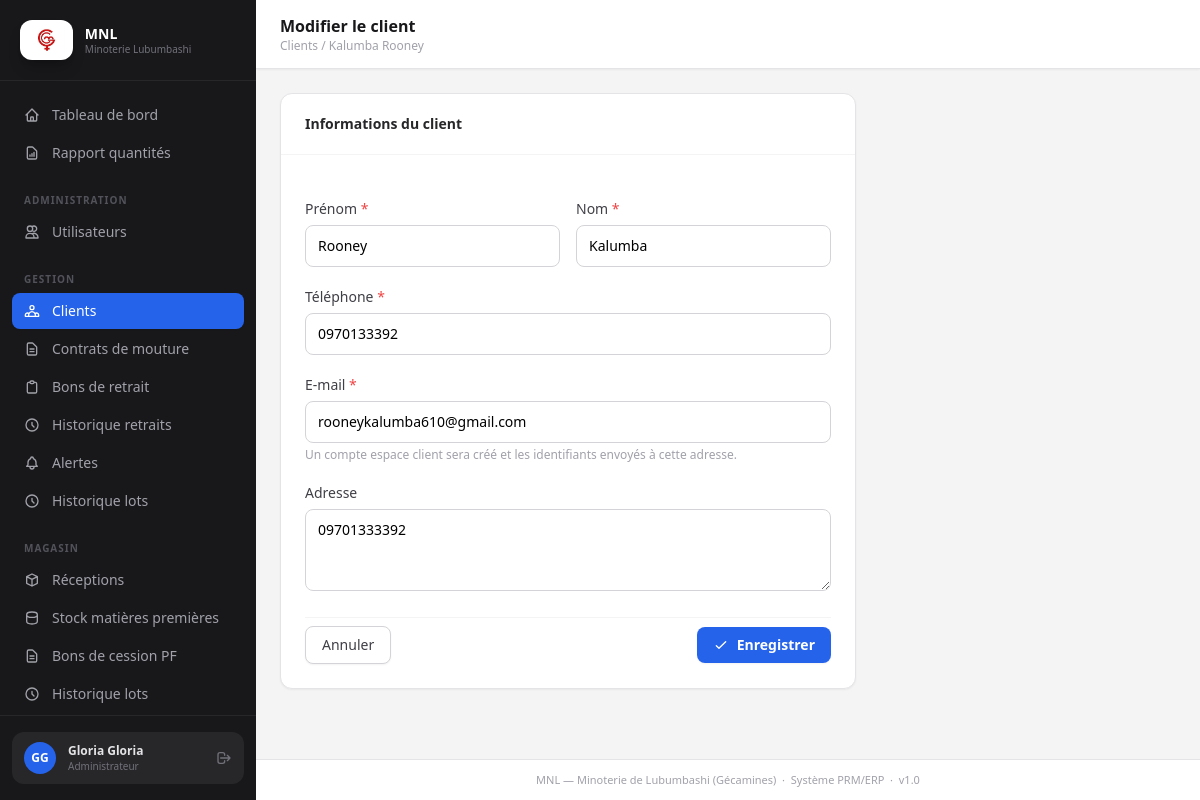
Screenshot of /clients/1/edit/ (signed in) with the database file from the repository.
### accounts/models.py (models this page shows, shortened)
class Utilisateur(AbstractUser):
    ROLES = [
        ('ADMIN',       'Administrateur'),
        ('COMPTABLE',   'Comptable'),
        ('MAGASINIER',  'Magasinier'),
        ('LABORANTIN',  'Laborantin'),
        ('MEUNIER',     'Meunier'),
        ('CLIENT',      'Client'),
    ]
    username   = None
    email      = models.EmailField(unique=True)
    nom        = models.CharField(max_length=100)
    prenom     = models.CharField(max_length=100)
    telephone  = models.CharField(max_length=20, blank=True)
    role       = models.CharField(max_length=20, choices=ROLES)
    actif      = models.BooleanField(default=True)
    profil_client = models.OneToOneField(
        'clients.Client', on_delete=models.SET_NULL,
        null=True, blank=True, related_name='compte_utilisateur',
        help_text="Fiche client liée (rôle Client uniquement)",
    )
    USERNAME_FIELD  = 'email'
    REQUIRED_FIELDS = ['nom', 'prenom', 'role']
    objects = UtilisateurManager()
    class Meta:
        verbose_name = 'Utilisateur'
        verbose_name_plural = 'Utilisateurs'
        ordering = ['nom', 'prenom']

### clients/models.py (models this page shows)
class Client(models.Model):
    nom                  = models.CharField(max_length=100)
    prenom               = models.CharField(max_length=100)
    telephone            = models.CharField(max_length=20)
    adresse              = models.TextField(blank=True)
    email                = models.EmailField(blank=True)
    date_enregistrement  = models.DateField(auto_now_add=True)
    enregistre_par       = models.ForeignKey(
        Utilisateur, on_delete=models.SET_NULL,
        null=True, related_name='clients_enregistres'
    )
    class Meta:
        verbose_name = 'Client'
        ordering    = ['nom', 'prenom']
    def __str__(self):
        return f"{self.nom} {self.prenom}"

### clients/views.py (the view, shortened to what this page needs)
# urls.py: path('<int:pk>/edit/', views.ModifierClientView.as_view(), name='edit'),
class ModifierClientView(ComptableRequiredMixin, UpdateView):
    model = Client
    form_class = ClientForm
    template_name = 'clients/form.html'
    success_url = reverse_lazy('clients:list')

### clients/forms.py (shortened to what this page needs)
class ClientForm(forms.ModelForm):
    class Meta:
        model = Client
        fields = ['nom', 'prenom', 'telephone', 'adresse', 'email']
        widgets = {
            'adresse': forms.Textarea(attrs={'rows': 3}),
            'email': forms.EmailInput(attrs={'placeholder': 'jean@example.com'}),
        }
    def __init__(self, *args, **kwargs):
        super().__init__(*args, **kwargs)
        self.fields['email'].required = True
        self.fields['email'].help_text = (
            "Un compte espace client sera créé automatiquement et les identifiants "
            "seront envoyés à cette adresse."
        )

### clients/views.py (called while the page is built)
    def dispatch(self, request, *args, **kwargs):
        if not request.user.is_authenticated or request.user.role not in ('ADMIN', 'COMPTABLE'):
            messages.error(request, "Accès non autorisé.")
            return redirect('core:dashboard')
        return super().dispatch(request, *args, **kwargs)

### core/context_processors.py (called while the page is built)
def alertes(request):
    if not request.user.is_authenticated:
        return {'alerte_count': 0, 'client_notification_count': 0}
    if request.user.role == 'CLIENT' and request.user.profil_client_id:
        count = NotificationClient.objects.filter(
            client=request.user.profil_client, lu=False,
        ).count()
        return {'alerte_count': count, 'client_notification_count': count}
    count = Alerte.objects.filter(destinataire=request.user, lu=False).count()
    return {'alerte_count': count, 'client_notification_count': 0}

### templates/clients/form.html (shortened to what this page needs)
{% extends 'base.html' %}
{% block page_title %}{% if object %}Modifier le client{% else %}Nouveau client{% endif %}{% endblock %}
{% block breadcrumb %}
<p class="text-xs text-zinc-400"><a href="{% url 'clients:list' %}" class="hover:text-zinc-700">Clients</a> / {% if object %}{{ object }}{% else %}Nouveau{% endif %}</p>
{% endblock %}
{% block content %}
<div class="max-w-xl">
  <div class="card overflow-hidden">
    <div class="px-6 py-5 border-b border-zinc-100">
      <h2 class="text-sm font-semibold text-zinc-800">Informations du client</h2>
    </div>
    <form method="post" class="px-6 py-6 space-y-5">
      <div class="grid grid-cols-2 gap-4">
        <div>
          <label class="form-label" for="{{ form.prenom.id_for_label }}">Prénom <span class="text-red-500">*</span></label>
          <input type="text" name="prenom" id="{{ form.prenom.id_for_label }}" value="{{ form.prenom.value|default:'' }}"
            class="form-input {% if form.prenom.errors %}border-red-400{% endif %}" placeholder="Jean">
        </div>
        <div>
          <label class="form-label" for="{{ form.nom.id_for_label }}">Nom <span class="text-red-500">*</span></label>
          <input type="text" name="nom" id="{{ form.nom.id_for_label }}" value="{{ form.nom.value|default:'' }}"
            class="form-input {% if form.nom.errors %}border-red-400{% endif %}" placeholder="Mutombo">
        </div>
      </div>
      <div>
        <label class="form-label" for="{{ form.telephone.id_for_label }}">Téléphone <span class="text-red-500">*</span></label>
        <input type="tel" name="telephone" id="{{ form.telephone.id_for_label }}" value="{{ form.telephone.value|default:'' }}"
          class="form-input {% if form.telephone.errors %}border-red-400{% endif %}" placeholder="+243 81 234 5678">
      </div>
      <div>
        <label class="form-label" for="{{ form.email.id_for_label }}">E-mail <span class="text-red-500">*</span></label>
        <input type="email" name="email" id="{{ form.email.id_for_label }}" value="{{ form.email.value|default:'' }}"
          class="form-input {% if form.email.errors %}border-red-400{% endif %}" placeholder="jean@example.com" required>
        <p class="text-xs text-zinc-400 mt-1">Un compte espace client sera créé et les identifiants envoyés à cette adresse.</p>
      </div>
      <div>
        <label class="form-label" for="{{ form.adresse.id_for_label }}">Adresse</label>
        <textarea name="adresse" id="{{ form.adresse.id_for_label }}" rows="3"
          class="form-input" placeholder="Adresse complète…">{{ form.adresse.value|default:'' }}</textarea>
      </div>
      <div class="flex items-center justify-between pt-2 border-t border-zinc-100">
        <a href="{% url 'clients:list' %}" class="btn-secondary">Annuler</a>
        <button type="submit" class="btn-primary">
          <svg class="w-4 h-4" fill="none" viewBox="0 0 24 24" stroke="currentColor" stroke-width="2">
            <path stroke-linecap="round" stroke-linejoin="round" d="M5 13l4 4L19 7"/>
          </svg>
          {% if object %}Enregistrer{% else %}Créer le client{% endif %}
        </button>
      </div>
    </form>
  </div>
</div>
{% endblock %}

### templates/base.html (shortened to what this page needs)
<!DOCTYPE html>
<html lang="fr" class="h-full">
<head>
  {% load static %}
  <script src="https://cdn.tailwindcss.com"></script>
</head>
<body class="h-full flex bg-zinc-100">
<aside class="w-64 shrink-0 flex flex-col bg-zinc-900 h-screen sticky top-0">
  <div class="flex items-center gap-3 px-5 py-5 border-b border-zinc-800">
    <div class="h-10 px-2 rounded-xl bg-white flex items-center justify-center shrink-0 shadow-lg shadow-black/20">
      <img src="{% static 'images/logo-mnl.png' %}" alt="Logo MNL — Gécamines" class="h-7 w-auto object-contain">
    </div>
    <div>
      <p class="text-sm font-bold text-white leading-tight">MNL</p>
      <p class="text-[10px] text-zinc-500 leading-tight">Minoterie Lubumbashi</p>
    </div>
  </div>
  <nav class="flex-1 px-3 py-4 overflow-y-auto space-y-0.5">
    {% with path=request.path %}
    <a href="{% url 'core:dashboard' %}" class="nav-link {% if '/dashboard/' in path %}active{% endif %}">
      <svg class="w-4 h-4 shrink-0" fill="none" viewBox="0 0 24 24" stroke="currentColor" stroke-width="2">
        <path stroke-linecap="round" stroke-linejoin="round" d="M3 12l2-2m0 0l7-7 7 7M5 10v10a1 1 0 001 1h3m10-11l2 2m-2-2v10a1 1 0 01-1 1h-3m-6 0a1 1 0 001-1v-4a1 1 0 011-1h2a1 1 0 011 1v4a1 1 0 001 1m-6 0h6"/>
      </svg>
      Tableau de bord
    </a>
    {% if user.role in 'ADMIN,COMPTABLE' %}
    <a href="{% url 'core:rapport' %}" class="nav-link {% if '/rapport/' in path %}active{% endif %}">
      <svg class="w-4 h-4 shrink-0" fill="none" viewBox="0 0 24 24" stroke="currentColor" stroke-width="2">
        <path stroke-linecap="round" stroke-linejoin="round" d="M9 17v-2m3 2v-4m3 4v-6m2 10H7a2 2 0 01-2-2V5a2 2 0 012-2h5.586a1 1 0 01.707.293l5.414 5.414a1 1 0 01.293.707V19a2 2 0 01-2 2z"/>
      </svg>
      Rapport quantités
    </a>
    {% endif %}
    {% if user.role == 'ADMIN' %}
    <p class="nav-section">Administration</p>
    <a href="{% url 'accounts:users_list' %}" class="nav-link {% if '/accounts/users' in path %}active{% endif %}">
      <svg class="w-4 h-4 shrink-0" fill="none" viewBox="0 0 24 24" stroke="currentColor" stroke-width="2">
        <path stroke-linecap="round" stroke-linejoin="round" d="M12 4.354a4 4 0 110 5.292M15 21H3v-1a6 6 0 0112 0v1zm0 0h6v-1a6 6 0 00-9-5.197M13 7a4 4 0 11-8 0 4 4 0 018 0z"/>
      </svg>
      Utilisateurs
    </a>
    {% endif %}
    {% if user.role in 'ADMIN,COMPTABLE' %}
    <p class="nav-section">Gestion</p>
    <a href="{% url 'clients:list' %}" class="nav-link {% if '/clients/' in path %}active{% endif %}">
      Clients
    </a>
    <a href="{% url 'contrats:list' %}" class="nav-link {% if '/contrats/' in path %}active{% endif %}">
      <svg class="w-4 h-4 shrink-0" fill="none" viewBox="0 0 24 24" stroke="currentColor" stroke-width="2">
        <path stroke-linecap="round" stroke-linejoin="round" d="M9 12h6m-6 4h6m2 5H7a2 2 0 01-2-2V5a2 2 0 012-2h5.586a1 1 0 01.707.293l5.414 5.414a1 1 0 01.293.707V19a2 2 0 01-2 2z"/>
      </svg>
      Contrats de mouture
    </a>
    <a href="{% url 'facturation:bons_list' %}" class="nav-link {% if '/facturation/bons' in path %}active{% endif %}">
      <svg class="w-4 h-4 shrink-0" fill="none" viewBox="0 0 24 24" stroke="currentColor" stroke-width="2">
        <path stroke-linecap="round" stroke-linejoin="round" d="M9 5H7a2 2 0 00-2 2v12a2 2 0 002 2h10a2 2 0 002-2V7a2 2 0 00-2-2h-2M9 5a2 2 0 002 2h2a2 2 0 002-2M9 5a2 2 0 012-2h2a2 2 0 012 2"/>
      </svg>
      Bons de retrait
    </a>
    <a href="{% url 'facturation:mes_retraits' %}" class="nav-link {% if '/facturation/mes-retraits' in path %}active{% endif %}">
      <svg class="w-4 h-4 shrink-0" fill="none" viewBox="0 0 24 24" stroke="currentColor" stroke-width="2">
        <path stroke-linecap="round" stroke-linejoin="round" d="M12 8v4l3 3m6-3a9 9 0 11-18 0 9 9 0 0118 0z"/>
      </svg>
      Historique retraits
    </a>
    <a href="{% url 'facturation:alertes' %}" class="nav-link {% if '/facturation/alertes' in path %}active{% endif %}">
      Alertes
    </a>
    <a href="{% url 'production:lots_list' %}" class="nav-link {% if '/production/lots' in path %}active{% endif %}">
      <svg class="w-4 h-4 shrink-0" fill="none" viewBox="0 0 24 24" stroke="currentColor" stroke-width="2">
        <path stroke-linecap="round" stroke-linejoin="round" d="M12 8v4l3 3m6-3a9 9 0 11-18 0 9 9 0 0118 0z"/>
      </svg>
      Historique lots
    </a>
    {% endif %}
    {% if user.role in 'ADMIN,MAGASINIER' %}
    <p class="nav-section">Magasin</p>
    <a href="{% url 'magasin:receptions_list' %}" class="nav-link {% if '/magasin/receptions' in path %}active{% endif %}">
      <svg class="w-4 h-4 shrink-0" fill="none" viewBox="0 0 24 24" stroke="currentColor" stroke-width="2">
        <path stroke-linecap="round" stroke-linejoin="round" d="M20 7l-8-4-8 4m16 0l-8 4m8-4v10l-8 4m0-10L4 7m8 4v10M4 7v10l8 4"/>
      </svg>
      Réceptions
    </a>
    <a href="{% url 'magasin:stock' %}" class="nav-link {% if '/magasin/stock' in path %}active{% endif %}">
      <svg class="w-4 h-4 shrink-0" fill="none" viewBox="0 0 24 24" stroke="currentColor" stroke-width="2">
        <path stroke-linecap="round" stroke-linejoin="round" d="M4 7v10c0 2.21 3.582 4 8 4s8-1.79 8-4V7M4 7c0 2.21 3.582 4 8 4s8-1.79 8-4M4 7c0-2.21 3.582-4 8-4s8 1.79 8 4"/>
      </svg>
      Stock matières premières
    </a>
    <a href="{% url 'magasin:bons_cession_list' %}" class="nav-link {% if '/magasin/bons-cession' in path %}active{% endif %}">
      <svg class="w-4 h-4 shrink-0" fill="none" viewBox="0 0 24 24" stroke="currentColor" stroke-width="2">
        <path stroke-linecap="round" stroke-linejoin="round" d="M9 12h6m-6 4h6m2 5H7a2 2 0 01-2-2V5a2 2 0 012-2h5.586a1 1 0 01.707.293l5.414 5.414a1 1 0 01.293.707V19a2 2 0 01-2 2z"/>
      </svg>
      Bons de cession PF
    </a>
    <a href="{% url 'production:lots_list' %}" class="nav-link {% if '/production/lots' in path %}active{% endif %}">
      <svg class="w-4 h-4 shrink-0" fill="none" viewBox="0 0 24 24" stroke="currentColor" stroke-width="2">
        <path stroke-linecap="round" stroke-linejoin="round" d="M12 8v4l3 3m6-3a9 9 0 11-18 0 9 9 0 0118 0z"/>
      </svg>
      Historique lots
    </a>
    <a href="{% url 'facturation:alertes' %}" class="nav-link {% if '/facturation/alertes' in path %}active{% endif %}">
    </a>
    {% endif %}
    {% endwith %}
  </nav>
  <div class="px-3 py-4 border-t border-zinc-800">
    <div class="flex items-center gap-3 px-3 py-2.5 rounded-xl bg-zinc-800">
      <div class="w-8 h-8 rounded-full bg-blue-600 flex items-center justify-center shrink-0">
        <span class="text-xs font-bold text-white">{{ user.prenom.0|upper }}{{ user.nom.0|upper }}</span>
      </div>
      <div class="min-w-0 flex-1">
        <p class="text-xs font-semibold text-zinc-200 truncate">{{ user.prenom }} {{ user.nom }}</p>
        <p class="text-[10px] text-zinc-500 truncate">{{ user.get_role_display }}</p>
      </div>
      <a href="{% url 'accounts:logout' %}" title="Déconnexion" class="text-zinc-500 hover:text-red-400 transition-colors">
        <svg class="w-4 h-4" fill="none" viewBox="0 0 24 24" stroke="currentColor" stroke-width="2">
          <path stroke-linecap="round" stroke-linejoin="round" d="M17 16l4-4m0 0l-4-4m4 4H7m6 4v1a3 3 0 01-3 3H6a3 3 0 01-3-3V7a3 3 0 013-3h4a3 3 0 013 3v1"/>
        </svg>
      </a>
    </div>
  </div>
</aside>
<div class="flex-1 flex flex-col min-h-screen overflow-x-hidden">
  <header class="sticky top-0 z-10 bg-white border-b border-zinc-200 px-6 py-3.5 flex items-center justify-between shadow-sm">
    <div>
      <h1 class="text-base font-semibold text-zinc-900">{% block page_title %}{% endblock %}</h1>
      {% block breadcrumb %}{% endblock %}
    </div>
  </header>
  <main class="flex-1 px-6 py-6">
    {% block content %}{% endblock %}
  </main>
  <footer class="px-6 py-3 border-t border-zinc-200 text-[11px] text-zinc-400 text-center bg-white">
    MNL — Minoterie de Lubumbashi (Gécamines) &nbsp;·&nbsp; Système PRM/ERP &nbsp;·&nbsp; v1.0
  </footer>
</div>
</body>
</html>

### rows the page displays
Utilisateur: prenom.0 "G", nom.0 "G", prenom "Gloria", nom "Gloria", role "Administrateur"
Client: nom+prenom "Kalumba Rooney", prenom "Rooney", nom "Kalumba", telephone "0970133392", email "rooneykalumba610@gmail.com", adresse "09701333392"
